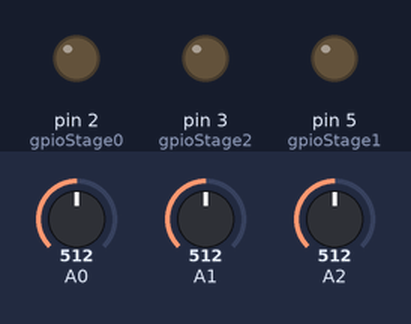
Bench run of a sketch on a simulated Arduino Uno, built with avr-gcc and run on an emulated ATmega328P. Parts: output pins drawn as LEDs (lit = HIGH). The inputs (shaded band) are chosen by the test bench; at power-on: A0 = 512, A1 = 512, A2 = 512. WiFi joins after 1.5 s; servers stay silent unless stated; no MQTT or app messages arrive unless stated.

Above: at 2.7 s.
2.8 s: A0 set to 503
At 4.1 s:
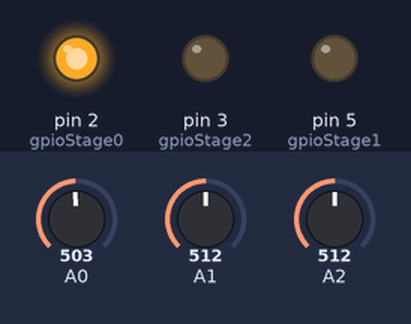
5.0 s: A0 set to 549
6.7 s: A0 set to 568
At 8.0 s:
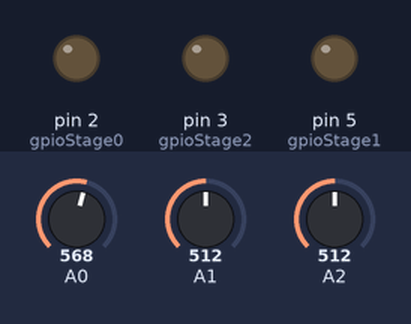
9.0 s: A0 set to 511
At 9.9 s:
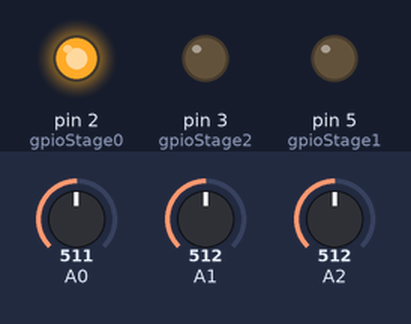
Timing chart, 0 to 12.0 s (numbered marks = the images above; inputs shaded):
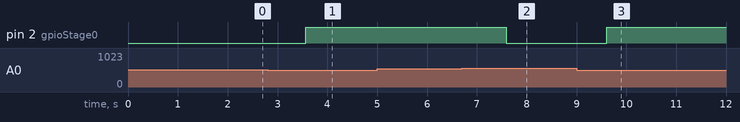

Measured:
- the behaviour switches between 512 and 511 on A0 (found by bisection; images 0 and 1)
- the behaviour switches between 558 and 559 on A0 (found by bisection; images 1 and 2)
- after the input at 2.8 s, pin 2 (gpioStage0): LOW → HIGH after 0.77 s
- after the input at 5.0 s, every drawn part: stays the same
- after the input at 6.7 s, pin 2 (gpioStage0): HIGH → LOW after 0.89 s
- after the input at 9.0 s, pin 2 (gpioStage0): LOW → HIGH after 0.60 s

The sketch:

FunTechHouse_Thermostat.ino
```cpp
/**
 * @file FunTechHouse_Thermostat.ino
 * @author Johan Simonsson
 * @brief Main file
 */

/*
 * Copyright (C) 2013 Johan Simonsson
 *
 * This program is free software: you can redistribute it and/or modify
 * it under the terms of the GNU General Public License as published by
 * the Free Software Foundation, either version 3 of the License, or
 * (at your option) any later version.
 *
 * This program is distributed in the hope that it will be useful,
 * but WITHOUT ANY WARRANTY; without even the implied warranty of
 * MERCHANTABILITY or FITNESS FOR A PARTICULAR PURPOSE.  See the
 * GNU General Public License for more details.
 *
 * You should have received a copy of the GNU General Public License
 * along with this program.  If not, see <http://www.gnu.org/licenses/>.
 */

#include <SPI.h>
#include <Ethernet.h>
#include "PubSubClient.h"
#include "Thermostat.h"

#include "LVTS.h"
#include "ValueAvg.h"
#include "TemperatureSensor.h"

#define OUT_STR_MAX 100

// Update these with values suitable for your network.
byte mac[]    = {  0xDE, 0xED, 0xBA, 0xFE, 0xFE, 0x05 };

// The MQTT device name, this must be unique
char project_name[]  = "FunTechHouse_Thermostat";

Thermostat thermostat(3, THERMOSTAT_TYPE_BIN_CNT);
#define SENSOR_CNT 2
TemperatureSensor sensors[SENSOR_CNT];

PubSubClient client("mosqhub", 1883, callback);

//The stage out relays is connected to:
int gpioStage0  = 2;
int gpioStage1  = 5; //Upps built the hw with the gpio in the wrong order.
int gpioStage2  = 3;

void callback(char* topic, byte* payload, unsigned int length)
{
    // handle message arrived
    //client.publish(topic_out, "echo...");
}


void configure()
{
    //Config the thermostat
    thermostat.setSetpoint(60.0, 5.0); //55..60
    thermostat.setValueDiff(1.0);
    thermostat.setOutMax(0x3); // => 4(9kW), later 2(4kW) or 3(6kW)
    thermostat.setAlarmLevels(true, 15.0, true, 10.0); // 60-15=45 60+10=70
    thermostat.setTopic(
            "FunTechHouse/Pannrum/ElPanna_Data",
            "FunTechHouse/Pannrum/ElPanna"
            );

    //Config the first sensor
    sensors[0].setAlarmLevels(false, 25.0, false, 22.0);
    sensors[0].setSensor(TemperatureSensor::LM35DZ, A1);
    sensors[0].setDiffToSend(1.4);
    sensors[0].setTopic(
            "FunTechHouse/Pannrum/GT1-VV_Data",
            "FunTechHouse/Pannrum/GT1-VV"
            );

    //Then configure a second sensor
    sensors[1].setAlarmLevels(false, 25.0, false, 22.0);
    sensors[1].setSensor(TemperatureSensor::LM35DZ, A2);
    sensors[1].setDiffToSend(1.4);
    sensors[1].setTopic(
            "FunTechHouse/Pannrum/GT2-VV_Data",
            "FunTechHouse/Pannrum/GT2-VV"
            );
}

void setup()
{
    //INTERNAL: an built-in reference, equal to 1.1 volts on the ATmega168 or ATmega328
    analogReference(INTERNAL); //1.1V

    pinMode(gpioStage0, OUTPUT);
    pinMode(gpioStage1, OUTPUT);
    pinMode(gpioStage2, OUTPUT);

    pinMode(A0, INPUT);
    pinMode(A1, INPUT);
    pinMode(A2, INPUT);
    pinMode(A3, INPUT);
    pinMode(A4, INPUT);

    //Configure this project.
    configure();

    //Start ethernet, if no ip is given then dhcp is used.
    Ethernet.begin(mac);
    if (client.connect(project_name))
    {
        client.publish( thermostat.getTopicPublish(), "#Hello world" );
        client.subscribe( thermostat.getTopicSubscribe() );

        for( int i=0 ; i<SENSOR_CNT; i++ )
        {
            client.publish( sensors[i].getTopicPublish(), "#Hello world" );
            client.subscribe( sensors[i].getTopicSubscribe() );
        }
    }
}

void loop()
{
    if(false == client.loop())
    {
        client.connect(project_name);
    }
    if(false == client.connected())
    {
        client.connect(project_name);
    }

    ValueAvg filter;
    double temperature = 0;
    char str[OUT_STR_MAX];

    //Part 1.1 - Update Thermostat with new value and check alarms
    bool ok = true;
    filter.init();
    for( int j=0 ; j<9 ; j++ )
    {
        bool res = false;
        filter.addValue( LVTS::lm35( analogRead(A0), &res ) );
        if(false == res)
        {
            ok = false;
        }
    }
    temperature = filter.getValue();

    //No sensor connected becomes 109deg,
    //so lets just ignore values higher than 105
    if(ok)
    {
        if( thermostat.valueTimeToSend(temperature) )
        {
            thermostat.getValueString( str, OUT_STR_MAX );
            if(client.publish( thermostat.getTopicPublish(), str))
            {
                thermostat.valueIsSent();
            }
        }

        if( thermostat.alarmLowTimeToSend() )
        {
            thermostat.getAlarmLowString( str, OUT_STR_MAX );
            if(client.publish( thermostat.getTopicPublish(), str) )
            {
                thermostat.alarmLowIsSent();
            }
        }

        if( thermostat.alarmHighTimeToSend() )
        {
            thermostat.getAlarmHighString( str, OUT_STR_MAX );
            if(client.publish( thermostat.getTopicPublish(), str) )
            {
                thermostat.alarmHighIsSent();
            }
        }

        // Part 1.2 - Update the outputs with the latest data.
        if(thermostat.getStageOut(0))
        {
            digitalWrite(gpioStage0, HIGH);
        }
        else
        {
            digitalWrite(gpioStage0, LOW);
        }

        if(thermostat.getStageOut(1))
        {
            digitalWrite(gpioStage1, HIGH);
        }
        else
        {
            digitalWrite(gpioStage1, LOW);
        }

        if(thermostat.getStageOut(2))
        {
            digitalWrite(gpioStage2, HIGH);
        }
        else
        {
            digitalWrite(gpioStage2, LOW);
        }
    }
    else
    {
        //This is bad, we don't have a sensor to play with!
        //All out to Zero
        digitalWrite(gpioStage0, LOW);
        digitalWrite(gpioStage1, LOW);
        digitalWrite(gpioStage2, LOW);
        /// @todo Send a alarm that the sensor is broken!!!
    }

    // Part 2.1 - Loop the misc sensors attached to this device.
    for( int i=0 ; i<SENSOR_CNT; i++ )
    {
        bool readOk = true;

        if( ((int)TemperatureSensor::LM35DZ) == sensors[i].getSensorType() )
        {
            //There is some noice so take a avg on some samples
            //so we don't see the noice as much...
            filter.init();
            for( int j=0 ; j<9 ; j++ )
            {
                bool res = false;
                filter.addValue(
                        LVTS::lm35(
                            analogRead( sensors[i].getSensorPin() ),
                            &res
                            )
                        );
                if(false == res)
                {
                    readOk = false;
                }
            }
            temperature = filter.getValue();
        }

        if(true == readOk)
        {
            if(false == client.connected())
            {
                client.connect(project_name);
            }

            //Check and save the current value
            if( sensors[i].valueTimeToSend(temperature) )
            {
                if(client.connected())
                {
                    sensors[i].getValueString( str, OUT_STR_MAX );
                    if( client.publish( sensors[i].getTopicPublish(), str) )
                    {
                        sensors[i].valueIsSent();
                    }
                }
            }

            if(sensors[i].alarmHighCheck(str, OUT_STR_MAX))
            {
                if( (false == client.connected()) || (false == client.publish(sensors[i].getTopicPublish(), str)) )
                {
                    sensors[i].alarmHighFailed();
                }
            }

            if(sensors[i].alarmLowCheck(str, OUT_STR_MAX))
            {
                if( (false == client.connected()) || (false == client.publish(sensors[i].getTopicPublish(), str)) )
                {
                    sensors[i].alarmLowFailed();
                }
            }
        }
    }


    delay(1000);
}
```

DS18B20.cpp
```cpp
/**
 * @file DS18B20.cpp
 * @author Johan Simonsson
 * @brief Reads data from a DS18B20
 */

/*
 * Copyright (C) 2013 Johan Simonsson
 *
 * This program is free software: you can redistribute it and/or modify
 * it under the terms of the GNU General Public License as published by
 * the Free Software Foundation, either version 3 of the License, or
 * (at your option) any later version.
 *
 * This program is distributed in the hope that it will be useful,
 * but WITHOUT ANY WARRANTY; without even the implied warranty of
 * MERCHANTABILITY or FITNESS FOR A PARTICULAR PURPOSE.  See the
 * GNU General Public License for more details.
 *
 * You should have received a copy of the GNU General Public License
 * along with this program.  If not, see <http://www.gnu.org/licenses/>.
 */

#include "DS18B20.h"
#include "OneWire.h"

/**
 * Returns a temperature from a OneWire sensor.
 * Please note that there is a need for a 750ms delay in the middle
 * that is removed so this function starts a new reading
 * and returns the result from the last reading.
 *
 * @param pin the pin the OneWire but is connected to.
 * @return temperature
 */
double DS18B20::getTemperature(int pin)
{
    OneWire ds(pin);

    byte i;
    byte present = 0;
    byte type_s;
    byte data[12];
    byte addr[8];
    double celsius;

    if( !ds.search(addr) )
    {
        //Serial.println("No more addresses.");
        //Serial.println();
        ds.reset_search();
        delay(250);
        return 0;
    }

    /*
    Serial.print("ROM =");
    for( i = 0; i < 8; i++ )
    {
        Serial.write(' ');
        Serial.print(addr[i], HEX);
    }
    */

    if( OneWire::crc8(addr, 7) != addr[7] )
    {
        //Serial.println("CRC is not valid!");
        return 0;
    }
    //Serial.println();

    // the first ROM byte indicates which chip
    switch(addr[0]) {
        case 0x10:
            //Serial.println("  Chip = DS18S20");  // or old DS1820
            type_s = 1;
            break;
        case 0x28:
            //Serial.println("  Chip = DS18B20");
            type_s = 0;
            break;
        case 0x22:
            //Serial.println("  Chip = DS1822");
            type_s = 0;
            break;
        default:
            //Serial.println("Device is not a DS18x20 family device.");
            return 0;
    }

    ds.reset();
    ds.select(addr);
    ds.write(0x44,0); // start conversion, with power on

    // Please note that every conversion takes 750ms,
    // and if we don't wait we get the last value...
    // But since we wait 1000ms in the main loop that delay
    // will give us the new value the next time.
    //
    // More or less wait now or later,
    // so if we have many DS18B20 then it is enough to wait once in the main loop

    //delay(1000);     // maybe 750ms is enough, maybe not
    // we might do a ds.depower() here, but the reset will take care of it.

    present = ds.reset();
    ds.select(addr);
    ds.write(0xBE);         // Read Scratchpad

    //Serial.print("  Data = ");
    //Serial.print(present,HEX);
    //Serial.print(" ");

    // we need 9 bytes
    for( i = 0; i < 9; i++ )
    {
        data[i] = ds.read();
        //Serial.print(data[i], HEX);
        //Serial.print(" ");
    }
    //Serial.print(" CRC=");
    //Serial.print(OneWire::crc8(data, 8), HEX);
    //Serial.println();

    // convert the data to actual temperature

    unsigned int raw = (data[1] << 8) | data[0];
    if( type_s )
    {
        raw = raw << 3; // 9 bit resolution default
        if( data[7] == 0x10 )
        {
            // count remain gives full 12 bit resolution
            raw = (raw & 0xFFF0) + 12 - data[6];
        }
    }
    else
    {
        byte cfg = (data[4] & 0x60);
        if( cfg == 0x00 )
        {
            raw = raw << 3;  // 9 bit resolution, 93.75 ms
        }
        else if( cfg == 0x20 )
        {
            raw = raw << 2; // 10 bit res, 187.5 ms
        }
        else if( cfg == 0x40 )
        {
            raw = raw << 1; // 11 bit res, 375 ms
        }
        // default is 12 bit resolution, 750 ms conversion time
    }
    celsius = (float)raw / 16.0;

    //Datasheet tells us
    //-"Measures temperatures from -55°C to +125°C"
    //so if it not in that range... something is wrong!
    if(celsius <= 125 && celsius >= -55)
    {
        return celsius;
    }

    //The calc above did not go well :(
    return 0.0;
}
```

DS18B20.h
```cpp
/**
 * @file DS18B20.h
 * @author Johan Simonsson
 * @brief Reads data from a DS18B20
 */

/*
 * Copyright (C) 2013 Johan Simonsson
 *
 * This program is free software: you can redistribute it and/or modify
 * it under the terms of the GNU General Public License as published by
 * the Free Software Foundation, either version 3 of the License, or
 * (at your option) any later version.
 *
 * This program is distributed in the hope that it will be useful,
 * but WITHOUT ANY WARRANTY; without even the implied warranty of
 * MERCHANTABILITY or FITNESS FOR A PARTICULAR PURPOSE.  See the
 * GNU General Public License for more details.
 *
 * You should have received a copy of the GNU General Public License
 * along with this program.  If not, see <http://www.gnu.org/licenses/>.
 */

#ifndef  __DS18B20_H
#define  __DS18B20_H


class DS18B20
{
     private:
     public:
         static double getTemperature(int pin);

};

#endif  // __DS18B20_H
```

LVTS.cpp
```cpp
/**
 * @file LVTS.cpp
 * @author Johan Simonsson
 * @brief Low Voltage Temperature Sensor Class
 */

/*
 * Copyright (C) 2013 Johan Simonsson
 *
 * This program is free software: you can redistribute it and/or modify
 * it under the terms of the GNU General Public License as published by
 * the Free Software Foundation, either version 3 of the License, or
 * (at your option) any later version.
 *
 * This program is distributed in the hope that it will be useful,
 * but WITHOUT ANY WARRANTY; without even the implied warranty of
 * MERCHANTABILITY or FITNESS FOR A PARTICULAR PURPOSE.  See the
 * GNU General Public License for more details.
 *
 * You should have received a copy of the GNU General Public License
 * along with this program.  If not, see <http://www.gnu.org/licenses/>.
 */

#include "LVTS.h"

/**
 * LM35 temperature sensor.
 *
 * analogReference(INTERNAL); should be used.
 *
 * @param reading from analogRead, (0..1023).
 * @param ok becomes true if ok, false if fail.
 * @return temperature in degC
 */
double LVTS::lm35(int reading, bool *ok)
{
    double aref = 1.10; // Internal 1.1V ref

    double temperature = reading * aref;
    temperature /= 1024.0;               // ADC resolution
    temperature *= 100;                  // 10mV/C (0.01V/C)

    //Datasheet tells us
    //-"Rated for full −55 ̊ to +150 ̊C range"
    //But with Aref 1.1 we only get values
    //from 0V..1.05V => 0degC..105degC
    if( temperature <= 105.0 && temperature >= 0.0 )
    {
        *ok=true;
        return temperature;
    }

    *ok=false;
    return 0.0;
}

/**
 * LM34 temperature sensor.
 *
 * analogReference(INTERNAL); should be used.
 *
 * @param reading from analogRead, (0..1023).
 * @param ok becomes true if ok, false if fail.
 * @return temperature in degC
 */
double LVTS::lm34(int reading, bool *ok)
{
    double aref = 1.10; // Internal 1.1V ref

    double temperature = reading * aref;
    temperature /= 1024.0;               // ADC resolution
    temperature *= 100;                  // 10mV/C (0.01V/F)

    temperature = F2C(temperature);

    //With Aref 1.1 we get values
    //  0degF .. 105degF
    //-17degC ..  40degC
    if( temperature <= 40 && temperature >= -17)
    {
        *ok=true;
        return temperature;
    }

    *ok=false;
    return 0.0;
}

/**
 * Convert Fahrenheit to Celcius
 *
 * @param degC value in Celcius
 * @return value in Fahrenheit
 */
double LVTS::F2C(double degC)
{
    degC -= 32;
    degC *= 5;
    degC /= 9;
    return degC; //is now F
}
```

LVTS.h
```cpp
/**
 * @file LVTS.h
 * @author Johan Simonsson
 * @brief Low Voltage Temperature Sensor Class
 */

/*
 * Copyright (C) 2013 Johan Simonsson
 *
 * This program is free software: you can redistribute it and/or modify
 * it under the terms of the GNU General Public License as published by
 * the Free Software Foundation, either version 3 of the License, or
 * (at your option) any later version.
 *
 * This program is distributed in the hope that it will be useful,
 * but WITHOUT ANY WARRANTY; without even the implied warranty of
 * MERCHANTABILITY or FITNESS FOR A PARTICULAR PURPOSE.  See the
 * GNU General Public License for more details.
 *
 * You should have received a copy of the GNU General Public License
 * along with this program.  If not, see <http://www.gnu.org/licenses/>.
 */

#ifndef  __LVTS_H
#define  __LVTS_H

class LVTS
{
     private:
     public:
         static double lm34(int reading, bool *ok);
         static double lm35(int reading, bool *ok);

         static double F2C(double degC);

};

#endif  // __LVTS_H
```

MQTT_Logic.h
```cpp
/**
 * @file MQTT_Logic.h
 * @author Johan Simonsson
 * @brief The MQTT logic with topics for subscribe and publish.
 */

/*
 * Copyright (C) 2013 Johan Simonsson
 *
 * This program is free software: you can redistribute it and/or modify
 * it under the terms of the GNU General Public License as published by
 * the Free Software Foundation, either version 3 of the License, or
 * (at your option) any later version.
 *
 * This program is distributed in the hope that it will be useful,
 * but WITHOUT ANY WARRANTY; without even the implied warranty of
 * MERCHANTABILITY or FITNESS FOR A PARTICULAR PURPOSE.  See the
 * GNU General Public License for more details.
 *
 * You should have received a copy of the GNU General Public License
 * along with this program.  If not, see <http://www.gnu.org/licenses/>.
 */

#ifndef  __MQTT_LOGIC_H
#define  __MQTT_LOGIC_H

/**
 * The MQTT logic functions that can be inherited.
 */
class MQTT_Logic
{
    protected:

    private:
        char* topicIn; ///< MQTT topic for data from the server
        char* topicOut;///< MQTT topic for data to the server

    public:
        MQTT_Logic();

        bool setTopic(char* topicSubscribe, char* topicPublish);
        char* getTopicSubscribe();
        char* getTopicPublish();
        bool checkTopicSubscribe(char* check);

};

#endif  // __MQTT_LOGIC_H
```

Source omitted: MQTT_Logic.cpp (2139 bytes), Regulator.cpp (941 bytes), Regulator.h (977 bytes), Sensor.cpp (1789 bytes), Sensor.h (1804 bytes), StringHelp.cpp (1579 bytes), StringHelp.h (1023 bytes), TemperatureSensor.cpp (5274 bytes), TemperatureSensor.h (2806 bytes), Thermostat.cpp (14814 bytes), Thermostat.h (5427 bytes), ValueAvg.cpp (1615 bytes) and 1 more
